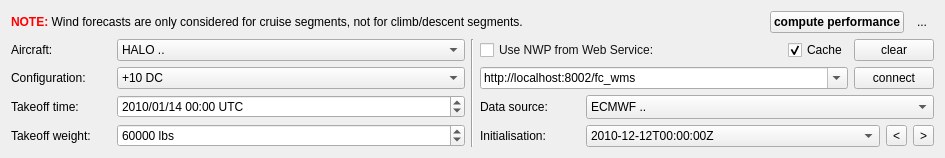
<?xml version="1.0" encoding="UTF-8"?>
<ui version="4.0">
 <class>PerformanceWidget</class>
 <widget class="QWidget" name="PerformanceWidget">
  <property name="geometry">
   <rect>
    <x>0</x>
    <y>0</y>
    <width>945</width>
    <height>153</height>
   </rect>
  </property>
  <property name="sizePolicy">
   <sizepolicy hsizetype="Expanding" vsizetype="Expanding">
    <horstretch>0</horstretch>
    <verstretch>0</verstretch>
   </sizepolicy>
  </property>
  <property name="windowTitle">
   <string>Flight Performance Service Dock Widget</string>
  </property>
  <layout class="QVBoxLayout" name="verticalLayout_3">
   <item>
    <layout class="QHBoxLayout" name="horizontalLayout_7">
     <item>
      <widget class="QLabel" name="lblNWPWarning">
       <property name="enabled">
        <bool>true</bool>
       </property>
       <property name="text">
        <string>&lt;html&gt;&lt;head/&gt;&lt;body&gt;&lt;p&gt;&lt;span style=&quot; font-weight:600; color:#ff0000;&quot;&gt;NOTE:&lt;/span&gt; Wind forecasts are only considered for cruise segments, not for climb/descent segments.&lt;/p&gt;&lt;/body&gt;&lt;/html&gt;</string>
       </property>
      </widget>
     </item>
     <item>
      <spacer name="horizontalSpacer">
       <property name="orientation">
        <enum>Qt::Horizontal</enum>
       </property>
       <property name="sizeHint" stdset="0">
        <size>
         <width>40</width>
         <height>20</height>
        </size>
       </property>
      </spacer>
     </item>
     <item>
      <widget class="QPushButton" name="btComputePerformance">
       <property name="maximumSize">
        <size>
         <width>200</width>
         <height>16777215</height>
        </size>
       </property>
       <property name="font">
        <font>
         <weight>75</weight>
         <bold>true</bold>
        </font>
       </property>
       <property name="toolTip">
        <string>Request the computation of the flight performance with the specifed parameters.</string>
       </property>
       <property name="text">
        <string>compute performance</string>
       </property>
      </widget>
     </item>
     <item>
      <widget class="QToolButton" name="btExportToFX">
       <property name="toolTip">
        <string>export the flight profile to an FX csv file</string>
       </property>
       <property name="text">
        <string>...</string>
       </property>
       <property name="popupMode">
        <enum>QToolButton::DelayedPopup</enum>
       </property>
       <property name="autoRaise">
        <bool>true</bool>
       </property>
       <property name="arrowType">
        <enum>Qt::NoArrow</enum>
       </property>
      </widget>
     </item>
    </layout>
   </item>
   <item>
    <layout class="QHBoxLayout" name="horizontalLayout_8">
     <item>
      <layout class="QVBoxLayout" name="verticalLayout">
       <item>
        <layout class="QHBoxLayout" name="horizontalLayout">
         <item>
          <widget class="QLabel" name="label_8">
           <property name="sizePolicy">
            <sizepolicy hsizetype="Fixed" vsizetype="Preferred">
             <horstretch>0</horstretch>
             <verstretch>0</verstretch>
            </sizepolicy>
           </property>
           <property name="minimumSize">
            <size>
             <width>100</width>
             <height>0</height>
            </size>
           </property>
           <property name="text">
            <string>Aircraft:</string>
           </property>
          </widget>
         </item>
         <item>
          <widget class="QComboBox" name="cbAircraft">
           <property name="sizePolicy">
            <sizepolicy hsizetype="MinimumExpanding" vsizetype="Minimum">
             <horstretch>0</horstretch>
             <verstretch>0</verstretch>
            </sizepolicy>
           </property>
           <property name="minimumSize">
            <size>
             <width>200</width>
             <height>0</height>
            </size>
           </property>
           <property name="maximumSize">
            <size>
             <width>16777215</width>
             <height>16777215</height>
            </size>
           </property>
           <property name="sizeAdjustPolicy">
            <enum>QComboBox::AdjustToContentsOnFirstShow</enum>
           </property>
           <property name="minimumContentsLength">
            <number>0</number>
           </property>
           <item>
            <property name="text">
             <string>HALO ..</string>
            </property>
           </item>
          </widget>
         </item>
        </layout>
       </item>
       <item>
        <layout class="QHBoxLayout" name="horizontalLayout_2">
         <item>
          <widget class="QLabel" name="label_11">
           <property name="sizePolicy">
            <sizepolicy hsizetype="Fixed" vsizetype="Preferred">
             <horstretch>0</horstretch>
             <verstretch>0</verstretch>
            </sizepolicy>
           </property>
           <property name="minimumSize">
            <size>
             <width>100</width>
             <height>0</height>
            </size>
           </property>
           <property name="text">
            <string>Configuration:</string>
           </property>
          </widget>
         </item>
         <item>
          <widget class="QComboBox" name="cbAircraftConfig">
           <property name="sizePolicy">
            <sizepolicy hsizetype="MinimumExpanding" vsizetype="Minimum">
             <horstretch>0</horstretch>
             <verstretch>0</verstretch>
            </sizepolicy>
           </property>
           <property name="minimumSize">
            <size>
             <width>200</width>
             <height>0</height>
            </size>
           </property>
           <property name="maximumSize">
            <size>
             <width>16777215</width>
             <height>16777215</height>
            </size>
           </property>
           <property name="toolTip">
            <string>Choose an aircraft configuration you would like to use.</string>
           </property>
           <property name="sizeAdjustPolicy">
            <enum>QComboBox::AdjustToContentsOnFirstShow</enum>
           </property>
           <property name="frame">
            <bool>true</bool>
           </property>
           <item>
            <property name="text">
             <string>+10 DC</string>
            </property>
           </item>
          </widget>
         </item>
        </layout>
       </item>
       <item>
        <layout class="QHBoxLayout" name="horizontalLayout_6">
         <item>
          <widget class="QLabel" name="label_3">
           <property name="sizePolicy">
            <sizepolicy hsizetype="Fixed" vsizetype="Preferred">
             <horstretch>0</horstretch>
             <verstretch>0</verstretch>
            </sizepolicy>
           </property>
           <property name="minimumSize">
            <size>
             <width>100</width>
             <height>0</height>
            </size>
           </property>
           <property name="text">
            <string>Takeoff time:</string>
           </property>
          </widget>
         </item>
         <item>
          <widget class="QDateTimeEdit" name="dteTakeoffTime">
           <property name="sizePolicy">
            <sizepolicy hsizetype="MinimumExpanding" vsizetype="Minimum">
             <horstretch>0</horstretch>
             <verstretch>0</verstretch>
            </sizepolicy>
           </property>
           <property name="minimumSize">
            <size>
             <width>200</width>
             <height>0</height>
            </size>
           </property>
           <property name="toolTip">
            <string>The time at which you would like the aircraft to be at the waypoint you specify in the edit field to the right.</string>
           </property>
           <property name="date">
            <date>
             <year>2010</year>
             <month>1</month>
             <day>14</day>
            </date>
           </property>
           <property name="minimumDateTime">
            <datetime>
             <hour>4</hour>
             <minute>0</minute>
             <second>0</second>
             <year>2000</year>
             <month>1</month>
             <day>1</day>
            </datetime>
           </property>
           <property name="minimumDate">
            <date>
             <year>2000</year>
             <month>1</month>
             <day>1</day>
            </date>
           </property>
           <property name="minimumTime">
            <time>
             <hour>4</hour>
             <minute>0</minute>
             <second>0</second>
            </time>
           </property>
           <property name="displayFormat">
            <string>yyyy/MM/dd hh:mm UTC</string>
           </property>
           <property name="calendarPopup">
            <bool>false</bool>
           </property>
           <property name="timeSpec">
            <enum>Qt::UTC</enum>
           </property>
          </widget>
         </item>
        </layout>
       </item>
       <item>
        <layout class="QHBoxLayout" name="horizontalLayout_4">
         <item>
          <widget class="QLabel" name="label_4">
           <property name="sizePolicy">
            <sizepolicy hsizetype="Fixed" vsizetype="Preferred">
             <horstretch>0</horstretch>
             <verstretch>0</verstretch>
            </sizepolicy>
           </property>
           <property name="minimumSize">
            <size>
             <width>100</width>
             <height>0</height>
            </size>
           </property>
           <property name="text">
            <string>Takeoff weight:</string>
           </property>
          </widget>
         </item>
         <item>
          <widget class="QSpinBox" name="sbTakeoffWeight">
           <property name="sizePolicy">
            <sizepolicy hsizetype="MinimumExpanding" vsizetype="Minimum">
             <horstretch>0</horstretch>
             <verstretch>0</verstretch>
            </sizepolicy>
           </property>
           <property name="minimumSize">
            <size>
             <width>200</width>
             <height>0</height>
            </size>
           </property>
           <property name="toolTip">
            <string>Either the takeoff weight or the landing weight of the aircraft, depending on the mode you have selected.</string>
           </property>
           <property name="suffix">
            <string> lbs</string>
           </property>
           <property name="minimum">
            <number>1</number>
           </property>
           <property name="maximum">
            <number>999999</number>
           </property>
           <property name="singleStep">
            <number>1000</number>
           </property>
           <property name="value">
            <number>60000</number>
           </property>
          </widget>
         </item>
        </layout>
       </item>
      </layout>
     </item>
     <item>
      <widget class="Line" name="line">
       <property name="orientation">
        <enum>Qt::Vertical</enum>
       </property>
      </widget>
     </item>
     <item>
      <layout class="QVBoxLayout" name="verticalLayout_2">
       <item>
        <layout class="QHBoxLayout" name="horizontalLayout_5">
         <item>
          <widget class="QCheckBox" name="cbUseNWP">
           <property name="enabled">
            <bool>true</bool>
           </property>
           <property name="minimumSize">
            <size>
             <width>95</width>
             <height>0</height>
            </size>
           </property>
           <property name="maximumSize">
            <size>
             <width>200</width>
             <height>16777215</height>
            </size>
           </property>
           <property name="palette">
            <palette>
             <active>
              <colorrole role="WindowText">
               <brush brushstyle="SolidPattern">
                <color alpha="255">
                 <red>20</red>
                 <green>19</green>
                 <blue>18</blue>
                </color>
               </brush>
              </colorrole>
             </active>
             <inactive>
              <colorrole role="WindowText">
               <brush brushstyle="SolidPattern">
                <color alpha="255">
                 <red>20</red>
                 <green>19</green>
                 <blue>18</blue>
                </color>
               </brush>
              </colorrole>
             </inactive>
             <disabled>
              <colorrole role="WindowText">
               <brush brushstyle="SolidPattern">
                <color alpha="255">
                 <red>0</red>
                 <green>0</green>
                 <blue>0</blue>
                </color>
               </brush>
              </colorrole>
             </disabled>
            </palette>
           </property>
           <property name="text">
            <string>Use NWP from Web Service:</string>
           </property>
           <property name="checked">
            <bool>false</bool>
           </property>
          </widget>
         </item>
         <item>
          <spacer name="horizontalSpacer_2">
           <property name="orientation">
            <enum>Qt::Horizontal</enum>
           </property>
           <property name="sizeHint" stdset="0">
            <size>
             <width>40</width>
             <height>20</height>
            </size>
           </property>
          </spacer>
         </item>
         <item>
          <widget class="QCheckBox" name="cbCacheEnabled">
           <property name="toolTip">
            <string>Enable the image cache (retrieved images will be stored locally to speed up repeated retrievals).</string>
           </property>
           <property name="text">
            <string>Cache</string>
           </property>
           <property name="checked">
            <bool>true</bool>
           </property>
           <property name="tristate">
            <bool>false</bool>
           </property>
          </widget>
         </item>
         <item>
          <widget class="QPushButton" name="btClearCache">
           <property name="toolTip">
            <string>Clear all cache contents.</string>
           </property>
           <property name="text">
            <string>clear</string>
           </property>
          </widget>
         </item>
        </layout>
       </item>
       <item>
        <layout class="QHBoxLayout" name="horizontalLayout_9">
         <item>
          <widget class="QComboBox" name="cbURL">
           <property name="sizePolicy">
            <sizepolicy hsizetype="Expanding" vsizetype="Fixed">
             <horstretch>0</horstretch>
             <verstretch>0</verstretch>
            </sizepolicy>
           </property>
           <property name="toolTip">
            <string>Enter a valid flight performance service URL here.</string>
           </property>
           <property name="editable">
            <bool>true</bool>
           </property>
           <item>
            <property name="text">
             <string>http://localhost:8002/fc_wms</string>
            </property>
           </item>
           <item>
            <property name="text">
             <string>http://osm.omniscale.net/proxy/service</string>
            </property>
           </item>
          </widget>
         </item>
         <item>
          <widget class="QPushButton" name="btConnectNWP">
           <property name="toolTip">
            <string>Request the capabilities from the server.</string>
           </property>
           <property name="text">
            <string>connect</string>
           </property>
          </widget>
         </item>
        </layout>
       </item>
       <item>
        <layout class="QHBoxLayout" name="horizontalLayout_12">
         <item>
          <widget class="QLabel" name="label_9">
           <property name="sizePolicy">
            <sizepolicy hsizetype="Fixed" vsizetype="Preferred">
             <horstretch>0</horstretch>
             <verstretch>0</verstretch>
            </sizepolicy>
           </property>
           <property name="minimumSize">
            <size>
             <width>100</width>
             <height>0</height>
            </size>
           </property>
           <property name="text">
            <string>Data source:</string>
           </property>
          </widget>
         </item>
         <item>
          <widget class="QComboBox" name="cbWMSLayer">
           <property name="sizePolicy">
            <sizepolicy hsizetype="MinimumExpanding" vsizetype="Minimum">
             <horstretch>0</horstretch>
             <verstretch>0</verstretch>
            </sizepolicy>
           </property>
           <property name="minimumSize">
            <size>
             <width>200</width>
             <height>0</height>
            </size>
           </property>
           <property name="maximumSize">
            <size>
             <width>16777215</width>
             <height>16777215</height>
            </size>
           </property>
           <property name="sizeAdjustPolicy">
            <enum>QComboBox::AdjustToContentsOnFirstShow</enum>
           </property>
           <property name="minimumContentsLength">
            <number>0</number>
           </property>
           <item>
            <property name="text">
             <string>ECMWF ..</string>
            </property>
           </item>
          </widget>
         </item>
        </layout>
       </item>
       <item>
        <layout class="QHBoxLayout" name="horizontalLayout_3">
         <item>
          <widget class="QLabel" name="label_5">
           <property name="sizePolicy">
            <sizepolicy hsizetype="Fixed" vsizetype="Preferred">
             <horstretch>0</horstretch>
             <verstretch>0</verstretch>
            </sizepolicy>
           </property>
           <property name="minimumSize">
            <size>
             <width>100</width>
             <height>0</height>
            </size>
           </property>
           <property name="text">
            <string>Initialisation:</string>
           </property>
          </widget>
         </item>
         <item>
          <widget class="QComboBox" name="cbInitTime">
           <property name="sizePolicy">
            <sizepolicy hsizetype="MinimumExpanding" vsizetype="Minimum">
             <horstretch>0</horstretch>
             <verstretch>0</verstretch>
            </sizepolicy>
           </property>
           <property name="minimumSize">
            <size>
             <width>180</width>
             <height>0</height>
            </size>
           </property>
           <property name="toolTip">
            <string>If the mode you have selected uses NWP data, select a forecast initialisation time.</string>
           </property>
           <item>
            <property name="text">
             <string>2010-12-12T00:00:00Z</string>
            </property>
           </item>
          </widget>
         </item>
         <item>
          <widget class="QToolButton" name="tbInitTime_cbback">
           <property name="text">
            <string>&lt;</string>
           </property>
          </widget>
         </item>
         <item>
          <widget class="QToolButton" name="tbInitTime_cbfwd">
           <property name="text">
            <string>&gt;</string>
           </property>
          </widget>
         </item>
        </layout>
       </item>
      </layout>
     </item>
    </layout>
   </item>
  </layout>
 </widget>
 <resources/>
 <connections/>
</ui>
